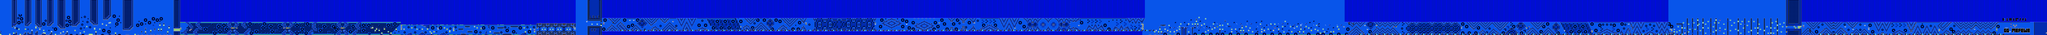

A level layout from a 2D game, rendered from its tile map. Below: a short description, then the map file with tile-grid data replaced by summaries:
An orthogonal 1568x27 tile map with 16x16 px tiles, 2 tile layers (SP, ...), 2 tilesets.

<map version="1.10" tiledversion="1.11.2" orientation="orthogonal" renderorder="right-down" width="1568" height="27" tilewidth="16" tileheight="16" infinite="0" nextlayerid="3" nextobjectid="1">
 <editorsettings>
  <chunksize width="16" height="27" />
  <export target="../LEVELS/LEVEL DATA/lvlset_C/sonicwave.csv" format="csv" />
 </editorsettings>
 <tileset firstgid="1" name="famidash" tilewidth="16" tileheight="16" tilecount="256" columns="16">
  <image source="../../../GRAPHICS/famidash.bmp" width="256" height="256" />
 </tileset>
 <tileset firstgid="257" name="sprites" tilewidth="16" tileheight="16" tilecount="256" columns="16">
  <image source="../../../GRAPHICS/sprites.png" width="256" height="256" />
 </tileset>
 <layer id="1" width="1568" height="27">
  <data>[42336 cells, 42336 non-empty, 125 distinct tile ids]</data>
 </layer>
 <layer id="2" name="SP" width="1568" height="27">
  <data>[42336 cells, 941 non-empty, 45 distinct tile ids]</data>
 </layer>
</map>
